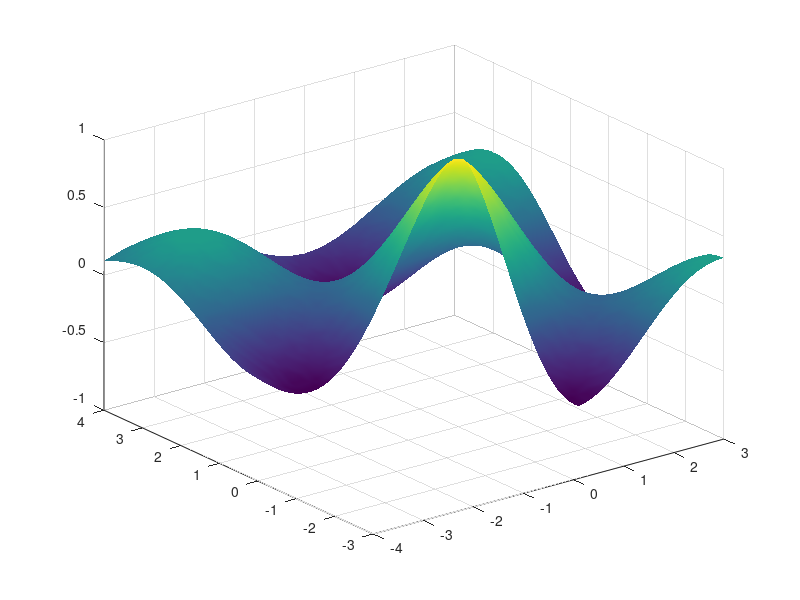

Write MATLAB code to recreate this figure.
[x y]=meshgrid(-4:0.1:3,-3:0.1:4);
z=cos(x).*cos(y).*exp(-sqrt(x.^2+y.^2)/4);
surf(x,y,z);
shading flat;
pause;
i=find(x<=0&y<=0);
z1=z;
z1(i)=NaN;
surf(x,y,z1);
shading interp;